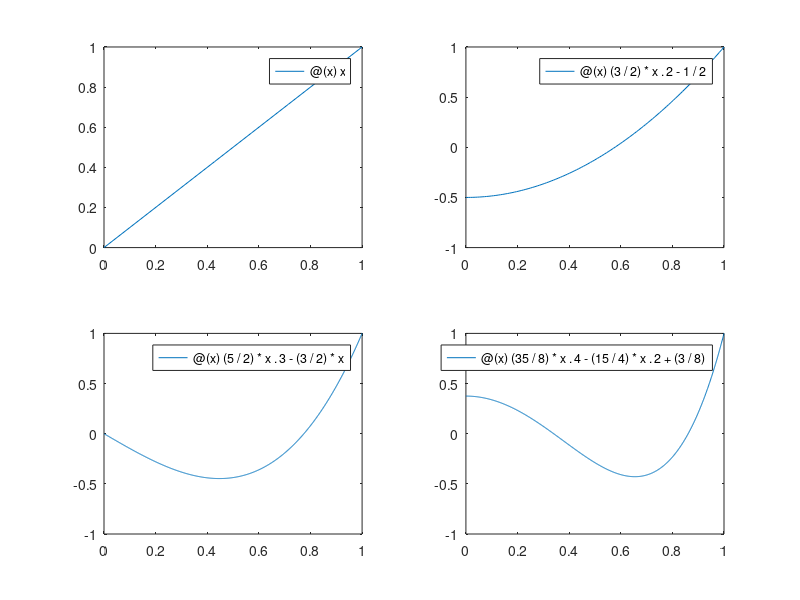

MATLAB code for this plot:
function lab2p1
  l1=@(x) x;
  l2=@(x) (3/2)*x.^2-1/2;
  l3=@(x) (5/2)*x.^3-(3/2)*x;
  l4=@(x) (35/8)*x.^4-(15/4)*x.^2+(3/8);
  
  subplot(2,2,1);
  fplot(l1,[0 1]);
  
  subplot(2,2,2);
  fplot(l2,[0 1]);
  
  subplot(2,2,3);
  fplot(l3,[0 1]);
  
  subplot(2,2,4);
  fplot(l4,[0 1]);
  
  
end
